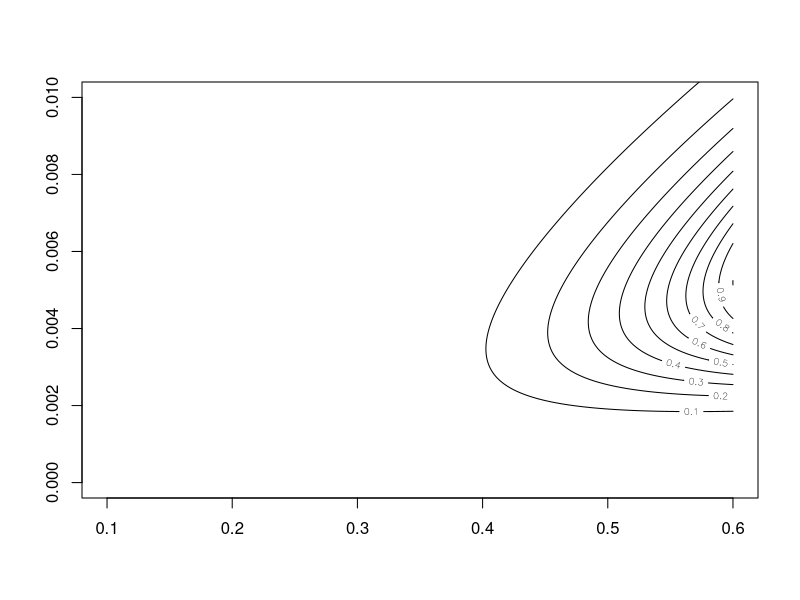
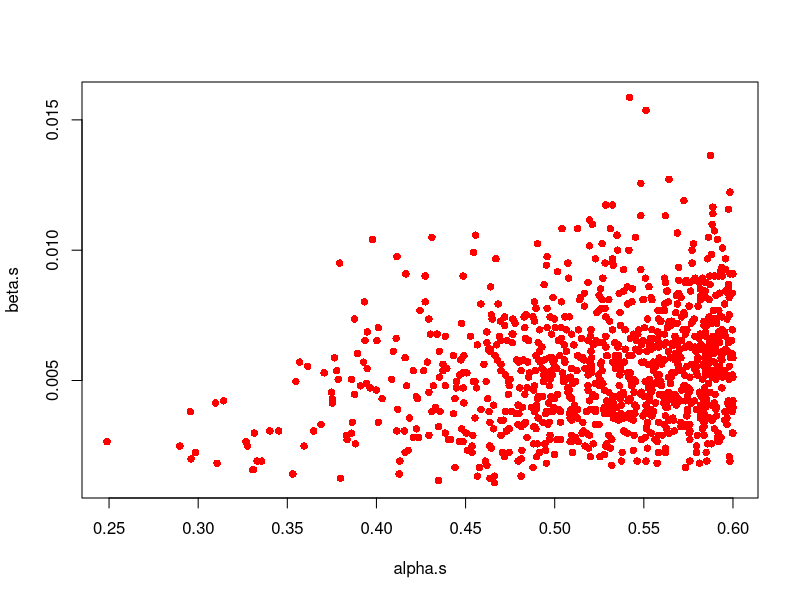
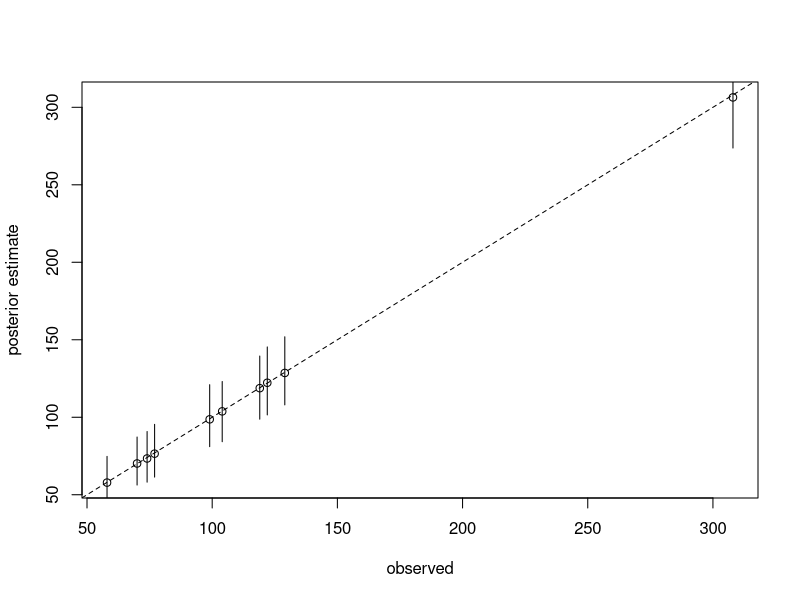

Write R code to recreate these figures, in order.
#bayesian analysis paradim#
bicy=c(16,9,10,13,19,20,18,17,35,55)
vehi=c(58,90,48,57,103,57,86,112,273,64)
y=bicy+vehi
#noninformative prior on (0,inf)X(0,inf)#
post.fun=function(alpha,beta,y){
  x=prod((1/beta(alpha,y))*(1/y)*(beta/(1+beta))^alpha*(1/(beta+1))^y)
  return(log(x))
}
post.fun(0.02,0.04,y)
miny=min(y);maxy=max(y)
alpha=seq(0.1,0.6,length.out=1200)
beta=seq(0.001,0.1,length.out=1200)
n=length(alpha)
m=length(beta)
mar.post=matrix(rep(NA),n,m)
for(i in 1:n){
  for(j in 1:m){
    mar.post[i,j]=post.fun(alpha[i],beta[j],y)
  }
}
#transform#
max(mar.post)
mode=max(mar.post)
mar.post=exp(mar.post-mode)
contour(alpha,beta,mar.post,ylim=c(0,0.01))
alpha.s=rep(NA,1000)
beta.s=rep(NA,1000)
for(i in 1:1000){
  a=sample(n,1,prob=apply(mar.post,1,sum));
  alpha.s[i]=alpha[a];
  beta.s[i]=sample(beta,1,prob=mar.post[a,]);
}
plot(beta.s~alpha.s,pch=16,col="red")
theta.s=matrix(rep(NA,1000,length(y)),1000,length(y))
num=length(y)
for(i in 1:1000){
  theta.s[i,]=rgamma(num,alpha.s[i]+y,beta.s[i]+1)
}
head(theta.s)
plot(y,apply(theta.s,2,median),xlab="observed",ylab="posterior estimate")
abline(0,1,lty=2)
for(i in 1:num){
  lines(x=c(y[i],y[i]),y=quantile(theta.s[,i],c(0.025,0.975)))
}